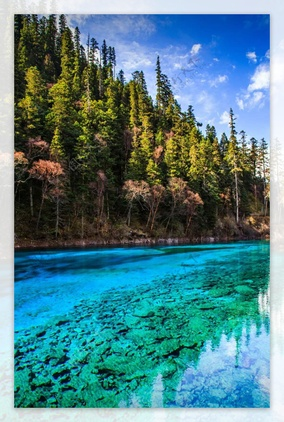
#> input picture cv/第七次作业/data/1.jpg, 284 x 422 px, shrunk from 1200 x 1780 before the run, found by its file name
$ jupyter execute 1.ipynb
#> lines starting #> are read from the running program, lines starting #| are printed output that depends on the picture; long printed decimals are rounded
[cell 1]
import cv2
import numpy as np
import matplotlib.pyplot as plt


img1 = cv2.imread('./data/1.jpg', cv2.IMREAD_GRAYSCALE)
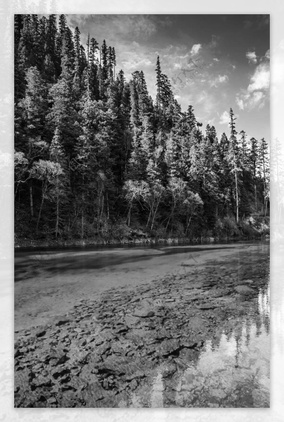
#> img1: shape (422, 284); min 0, max 255, mean 116.1
img2 = cv2.imread('./data/2.jpg', cv2.IMREAD_GRAYSCALE)
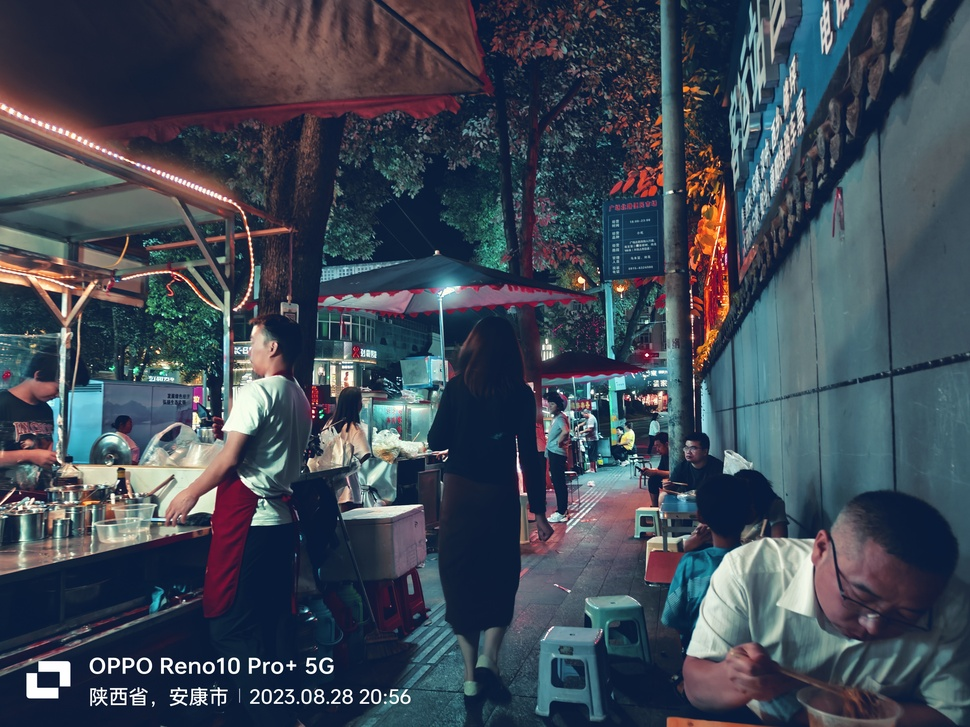
#> input picture cv/第六次作业/photos/2.jpg, 970 x 727 px, shrunk from 4096 x 3072 before the run, found by its file name
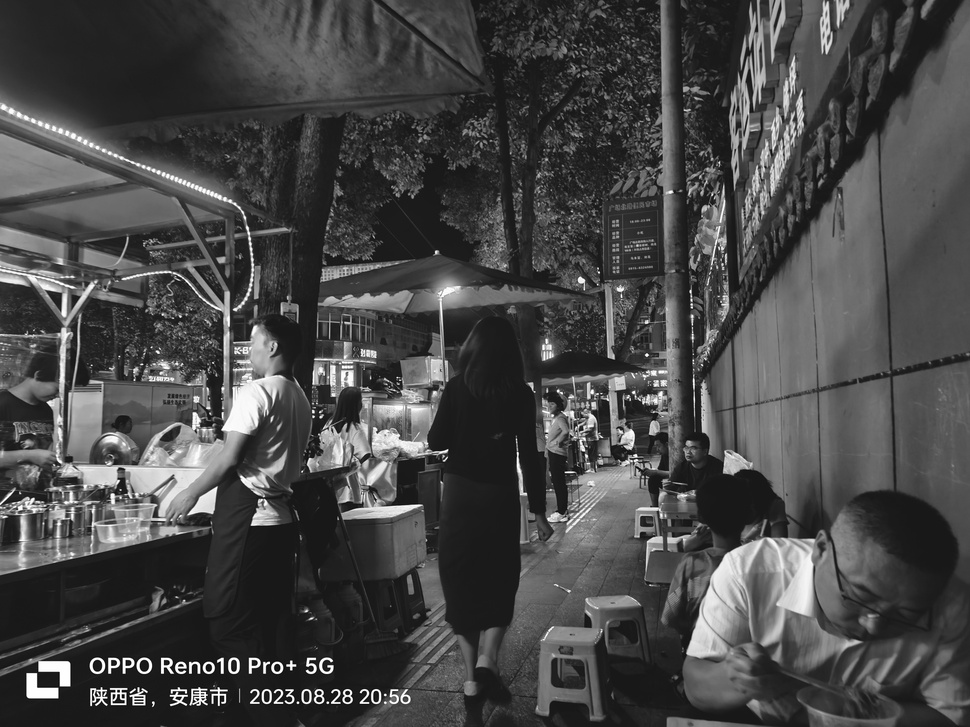
#> img2: shape (727, 970); min 0, max 255, mean 71.9

# 检测特征点并匹配
orb = cv2.ORB_create()
kp1, des1 = orb.detectAndCompute(img1, None)
#> kp1 = 499 keypoints; strongest (x, y, size): (234, 127, 31), (100, 65, 31), (241, 145, 31), (238, 145, 31)
kp2, des2 = orb.detectAndCompute(img2, None)
#> kp2 = 500 keypoints; strongest (x, y, size): (318, 693, 31), (376, 692, 31), (266, 692, 31), (208, 670, 31)

bf = cv2.BFMatcher(cv2.NORM_HAMMING, crossCheck=True)
matches = bf.match(des1, des2)
#> matches = 125 matches
matches = sorted(matches, key=lambda x: x.distance)

img_matches = cv2.drawMatches(img1, kp1, img2, kp2, matches[:20], None, flags=cv2.DrawMatchesFlags_NOT_DRAW_SINGLE_POINTS)
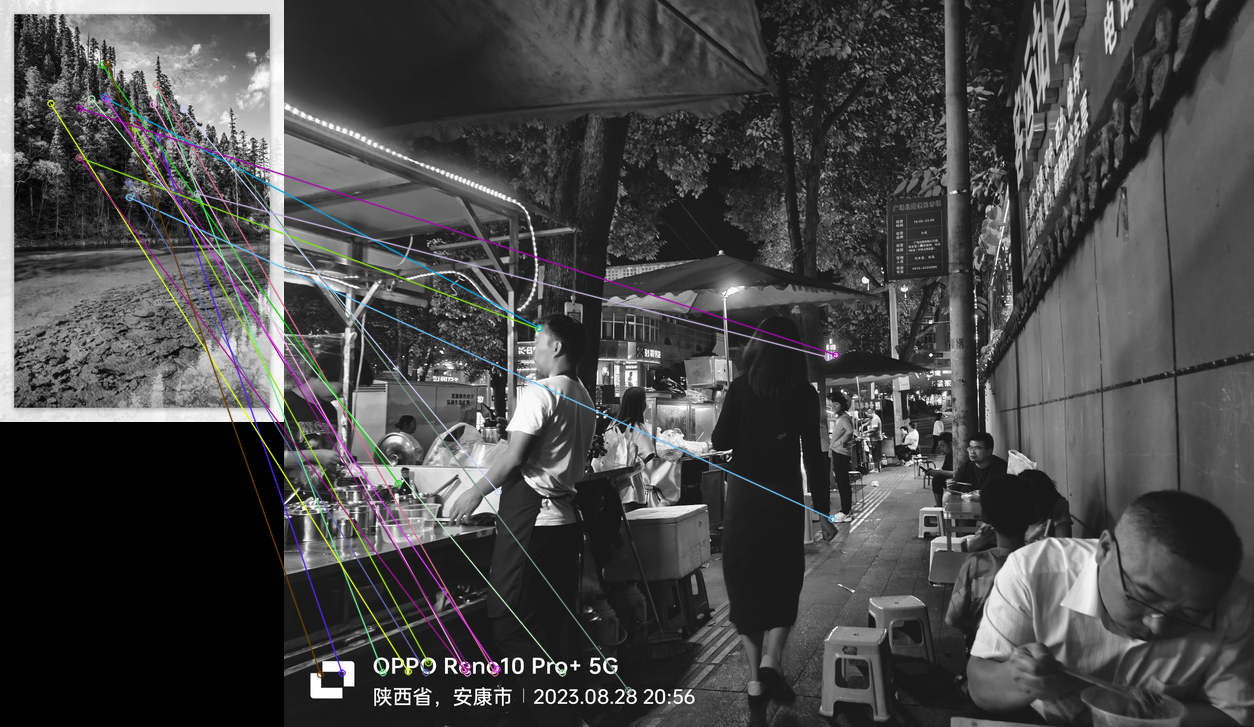
#> img_matches: shape (727, 1254, 3); mean of channels 0, 1, 2 72, 71.8, 72; drawn as B, G, R
plt.imshow(img_matches)
plt.title('Feature Matches')
plt.show()

# 提取匹配点
pts1 = np.float32([kp1[m.queryIdx].pt for m in matches]).reshape(-1, 1, 2)
#> pts1 = 125 rows, first 8: [153, 104], [128.2, 181.4], [138.2, 122.4], [156.8, 136.9], [155.5, 83.52], [156, 84], [50.4, 103.2], [240, 169]
pts2 = np.float32([kp2[m.trainIdx].pt for m in matches]).reshape(-1, 1, 2)
#> pts2 = 125 rows, first 8: [182.9, 672.5], [141.7, 672.2], [183.6, 666], [57.6, 672.5], [98.5, 672.2], [210.2, 672.5], [123.8, 671], [344, 690]

# 计算基础矩阵
F, mask = cv2.findFundamentalMat(pts1, pts2, cv2.FM_LMEDS)
#> F = [[1.59e-05, -5.24e-05, 0.00462], [0.000305, -0.000337, -0.00303], [-0.208, 0.238, 1]]; mask = 125 values, max 1 at index 0, min 0 at index 9, mean 0.744

# 计算本质矩阵

fx, fy = 1000, 1000
cx, cy = img1.shape[1] // 2, img1.shape[0] // 2
#> cx = 142; cy = 211

K = np.array([[fx, 0, cx], [0, fy, cy], [0, 0, 1]])
E = K.T @ F @ K
#> E = [[15.87, -52.41, -4.18], [305.3, -337.3, -30.85], [-141.8, 159.5, 14.54]]

# 从本质矩阵恢复相机姿态
_, R, t, mask_pose = cv2.recoverPose(E, pts1, pts2, K)
#> R = [[0.735, -0.678, 0.0101], [0.601, 0.657, 0.455], [-0.315, -0.328, 0.89]]; t = [-0.0742, -0.417, -0.906]; mask_pose = 125 values, max 255 at index 1, min 0 at index 0, mean 93.84

# 三角化重建
P1 = np.hstack((np.eye(3), np.zeros((3, 1))))
P2 = np.hstack((R, t))
#> P2 = [[0.735, -0.678, 0.0101, -0.0742], [0.601, 0.657, 0.455, -0.417], [-0.315, -0.328, 0.89, -0.906]]
P1 = K @ P1
P2 = K @ P2
#> P2 = [[690, -724.9, 136.5, -202.9], [534, 588.1, 643, -608], [-0.315, -0.328, 0.89, -0.906]]
points_4d = cv2.triangulatePoints(P1, P2, pts1, pts2)
points_3d = points_4d[:3] / points_4d[3]

# 绘制三维点
fig = plt.figure()
ax = fig.add_subplot(111, projection='3d')
ax.scatter(points_3d[0], points_3d[1], points_3d[2], c='r', marker='o')
plt.title('3D Reconstruction')
plt.show()
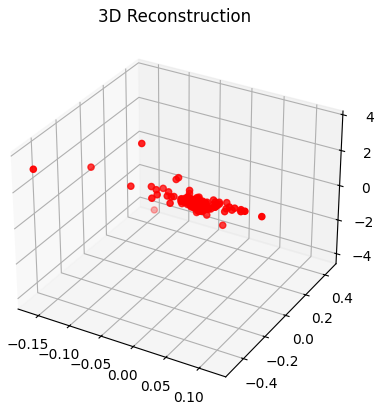
#> figure drawn by matplotlib, 1 panel

[cell 2]
import cv2
import numpy as np
from matplotlib import pyplot as plt
import os
import glob


file = './data/phtos'

# 棋盘格的角点数目（内角点，行和列）
chessboard_size = (9, 6)

# 每个棋盘格格子的实际大小（单位：毫米）
square_size = 15

# 准备棋盘格的3D点坐标
objp = np.zeros((chessboard_size[0] * chessboard_size[1], 3), np.float32)
objp[:, :2] = np.mgrid[0:chessboard_size[0], 0:chessboard_size[1]].T.reshape(-1, 2)
objp *= square_size

# 用于存储所有图片的3D点和2D点
objpoints = []  # 3D点
imgpoints = []  # 2D点

# 选择3张示例图像
images = glob.glob(os.path.join(file, '*.jpg'))

# 逐个处理图像，检测棋盘格角点
for filename in images:
    img_path = filename
    print(f"正在读取: {img_path}")
    img = cv2.imread(img_path)
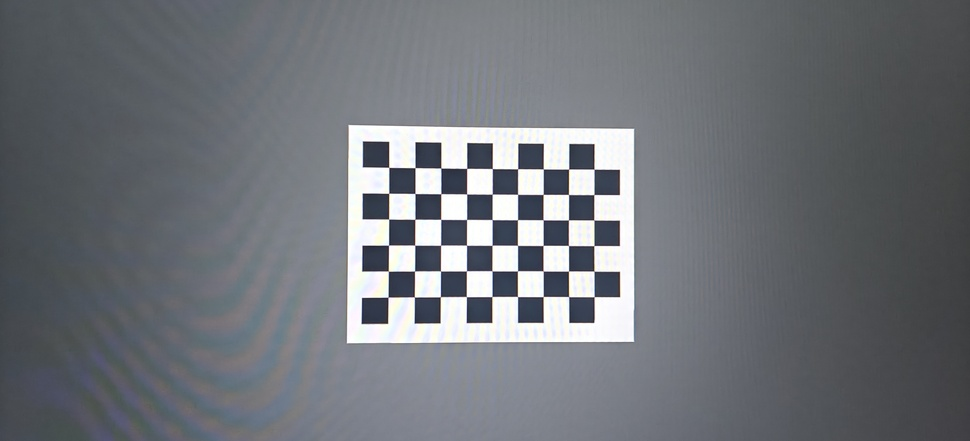
#> input picture cv/第十二次作业/data/phtos/IMG20251204200441.jpg, 970 x 441 px, shrunk from 4096 x 1864 before the run
#> img is the input picture: shape (441, 970, 3); mean B, G, R 120.2, 114.7, 111.2

    gray = cv2.cvtColor(img, cv2.COLOR_BGR2GRAY)

    # 寻找棋盘格角点
    ret, corners = cv2.findChessboardCorners(gray, chessboard_size, None)
#> ret = True; corners = 54 rows, first 8: [388.7, 167.4], [415, 167.6], [440.8, 168], [466.7, 168.4], [492.3, 168.5], [517.6, 168.7], [543.3, 168.9], [568.6, 169.1]

    if ret:
        # 精确化角点位置
        corners_refined = cv2.cornerSubPix(
            gray, corners, (11, 11), (-1, -1),
            criteria=(cv2.TERM_CRITERIA_EPS + cv2.TERM_CRITERIA_MAX_ITER, 30, 0.001)
        )
#> corners_refined = 54 rows, first 8: [388.7, 167.4], [415, 167.6], [440.8, 168], [466.7, 168.4], [492.3, 168.6], [517.6, 168.7], [543.3, 168.9], [568.6, 169.1]

        objpoints.append(objp)
        imgpoints.append(corners_refined)

        # 绘制角点
        img_corners = cv2.drawChessboardCorners(img.copy(), chessboard_size, corners_refined, ret)
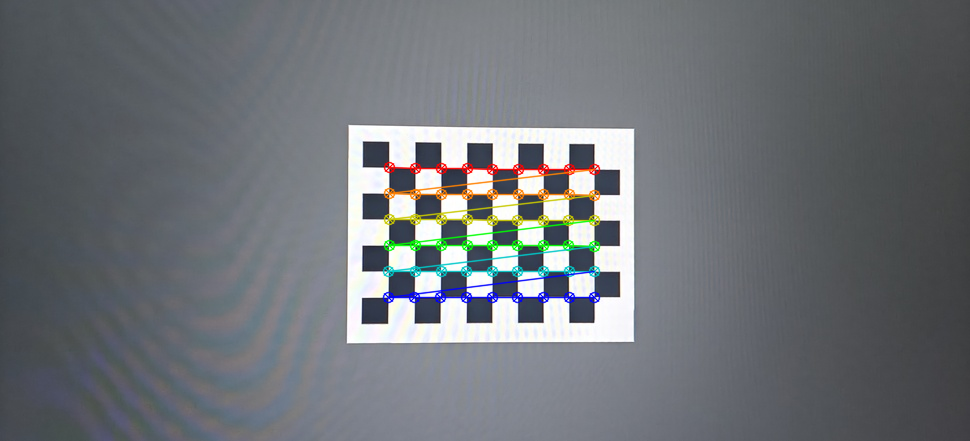
#> img_corners: shape (441, 970, 3); mean B, G, R 119, 114.4, 110.6

        # 显示结果
        plt.figure(figsize=(10, 8))
        plt.imshow(cv2.cvtColor(img_corners, cv2.COLOR_BGR2RGB))
        plt.title(f'棋盘格检测结果 - {filename}')
        plt.axis('off')
        plt.show()

        print(f"✓ {filename}: 成功检测到角点")
    else:
        print(f"✗ {filename}: 未检测到棋盘格角点")
#> pass 2 of the loop `for filename in images:`:
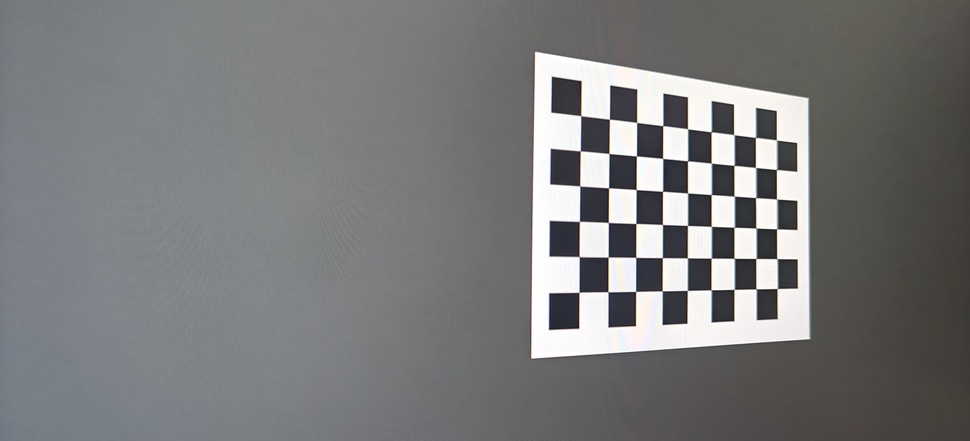
#> input picture cv/第十二次作业/data/phtos/IMG20251204200444.jpg, 970 x 441 px, shrunk from 4096 x 1864 before the run
#> img is the input picture: shape (441, 970, 3); mean B, G, R 123, 122.2, 121.5
#> corners = 54 rows, first 8: [580.7, 115.7], [609.4, 119.2], [636.6, 122.4], [662.7, 125.7], [687.5, 128.8], [711.1, 131.9], [733.7, 134.6], [755.4, 137.5]
#> corners_refined = 54 rows, first 8: [580.7, 115.7], [609.4, 119.2], [636.6, 122.4], [662.8, 125.6], [687.6, 128.7], [711.2, 131.8], [733.8, 134.6], [755.5, 137.4]
#> `img_corners = cv2.drawChessboardCorners(img.copy(), chessboard_size, c..`:
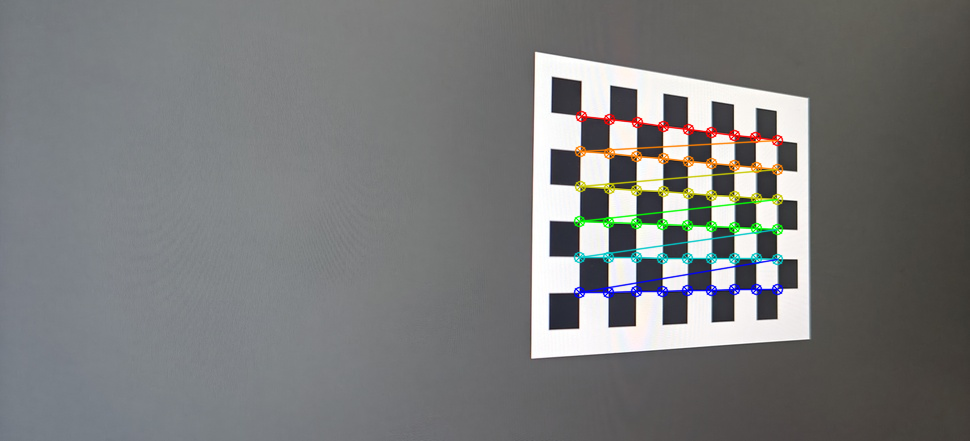
#> img_corners: shape (441, 970, 3); mean B, G, R 122, 122, 121
#> pass 3 of the loop `for filename in images:`:
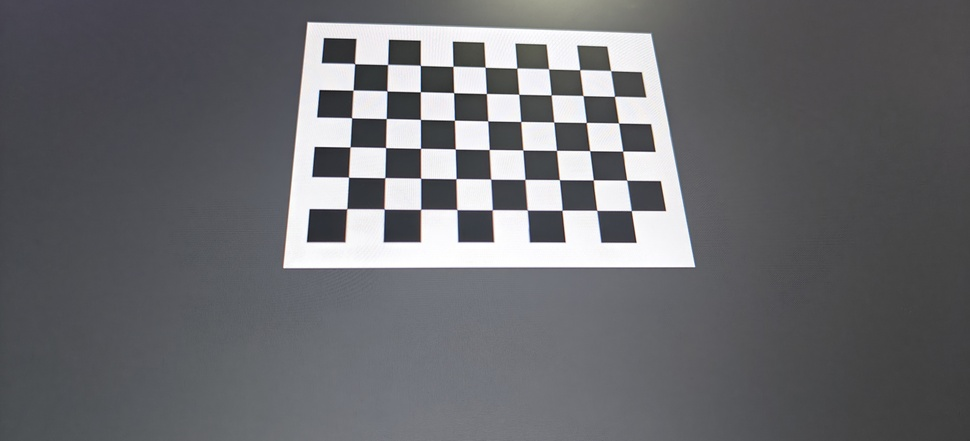
#> input picture cv/第十二次作业/data/phtos/IMG20251204200447.jpg, 970 x 441 px, shrunk from 4096 x 1864 before the run
#> img is the input picture: shape (441, 970, 3); mean B, G, R 110.2, 106.5, 106
#> corners = 54 rows, first 8: [354.7, 63.73], [387.6, 64.47], [420.4, 65.42], [452.9, 66.33], [485.1, 67.2], [516.7, 68.12], [548.6, 68.83], [579.6, 69.69]
#> corners_refined = 54 rows, first 8: [354.6, 63.59], [387.6, 64.43], [420.3, 65.35], [452.9, 66.3], [485.1, 67.18], [516.8, 68.08], [548.6, 68.81], [579.7, 69.65]
#> `img_corners = cv2.drawChessboardCorners(img.copy(), chessboard_size, c..`:
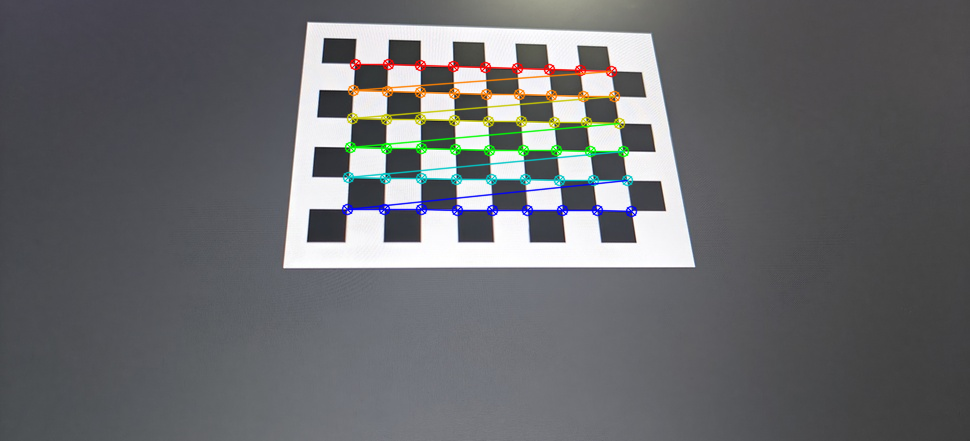
#> img_corners: shape (441, 970, 3); mean B, G, R 108.9, 106.2, 105.2

# 获取图像尺寸
image_size = gray.shape[::-1]
#> image_size = (970, 441)

# 定义函数计算重投影误差
def calculate_reprojection_error(objpoints, imgpoints, rvecs, tvecs, mtx, dist, fisheye_flag=False):
    total_error = 0
    all_errors = []
    for i in range(len(objpoints)):
        if not fisheye_flag:
            imgpoints_proj, _ = cv2.projectPoints(objpoints[i], rvecs[i], tvecs[i], mtx, dist)
        else:
            imgpoints_proj, _ = cv2.fisheye.projectPoints(objpoints[i], rvecs[i], tvecs[i], mtx, dist)
        error = cv2.norm(imgpoints[i], imgpoints_proj, cv2.NORM_L2) / len(imgpoints_proj)
        total_error += error
        all_errors.append(error)
    mean_error = total_error / len(objpoints)
    median_error = np.median(all_errors)
    return mean_error, median_error

print("\n" + "="*60)
print("1. OPENCV完整模型标定")
print("="*60)
ret, mtx_opencv, dist_opencv, rvecs_opencv, tvecs_opencv = cv2.calibrateCamera(
    objpoints, imgpoints, image_size, None, None,
    flags=cv2.CALIB_RATIONAL_MODEL
)
#> ret = 0.102; mtx_opencv = [[696.7, 0, 490.8], [0, 696, 222.4], [0, 0, 1]]; rvecs_opencv = ([-0.0199, -0.0583, 0.00332], [-0.0385, -0.48, 0.0231], [-0.462, -0.105, -0.0205]); tvecs_opencv = ([-59.06, -31.86, 406], [38.2, -45.43, 298.9], [-62.35, -72.71, 321.7])
mean_error, median_error = calculate_reprojection_error(objpoints, imgpoints, rvecs_opencv, tvecs_opencv, mtx_opencv, dist_opencv)
#> the loop in calculate_reprojection_error, `for i in range(len(objpoints)):` made 3 passes
#> (error, total_error) on passes 1 to 3: (0.0132, 0.0132), (0.0141, 0.0273), (0.0142, 0.0416)
#> after the loop in calculate_reprojection_error, `for i in range(len(objpoints)):`: all_errors = [0.0132, 0.0141, 0.0142]; total_error = 0.0416
#> in calculate_reprojection_error, `mean_error = total_error / len(objpoints)`: mean_error = 0.0139
#> in calculate_reprojection_error, `median_error = np.median(all_errors)`: median_error = 0.0141
#> mean_error = 0.0139; median_error = 0.0141
print(f"图像数目: {len(objpoints)}")
#| 图像数目: 3
print(f"焦距 fx: {mtx_opencv[0, 0]:.2f}")
#| 焦距 fx: 696.66
print(f"焦距 fy: {mtx_opencv[1, 1]:.2f}")
#| 焦距 fy: 695.96
print(f"主点 cx: {mtx_opencv[0, 2]:.2f}")
#| 主点 cx: 490.84
print(f"主点 cy: {mtx_opencv[1, 2]:.2f}")
#| 主点 cy: 222.42
print(f"径向畸变: k1={dist_opencv[0][0]:.6f}, k2={dist_opencv[0][1]:.6f}")
#| 径向畸变: k1=-3.795, k2=106.092
print(f"切向畸变: p1={dist_opencv[0][2]:.6f}, p2={dist_opencv[0][3]:.6f}")
#| 切向畸变: p1=-0.001178, p2=-0.00013
print(f"三维点数: {len(objpoints) * len(objp)}")
#| 三维点数: 162
print(f"误差中值: {median_error:.4f}")
#| 误差中值: 0.0141
print(f"误差均值: {mean_error:.4f}")
#| 误差均值: 0.0139

print("\n" + "="*60)
print("2. 普通手机参数模型标定（焦距、主点、径向畸变和切向畸变参数）")
print("="*60)
ret, mtx_phone, dist_phone, rvecs_phone, tvecs_phone = cv2.calibrateCamera(
    objpoints, imgpoints, image_size, None, None,
    flags=cv2.CALIB_FIX_K3
)
#> ret = 0.155; mtx_phone = [[677.5, 0, 487.2], [0, 676.2, 228.1], [0, 0, 1]]; dist_phone = [[0.122, -0.52, -0.000813, -0.00128, 0]]; rvecs_phone = ([-0.0215, -0.0554, 0.00302], [-0.0327, -0.476, 0.0205], [-0.45, -0.0992, -0.0195]); tvecs_phone = ([-56.94, -35.16, 393.8], [39.69, -47.84, 288.9], [-60.66, -75.41, 312])
mean_error, median_error = calculate_reprojection_error(objpoints, imgpoints, rvecs_phone, tvecs_phone, mtx_phone, dist_phone)
#> the loop in calculate_reprojection_error (call 2), `for i in range(len(objpoints)):` made 3 passes
#> (error, total_error) on passes 1 to 3: (0.0153, 0.0153), (0.0261, 0.0414), (0.0204, 0.0618)
#> mean_error = 0.0206; median_error = 0.0204
print(f"图像数目: {len(objpoints)}")
#| 图像数目: 3
print(f"焦距 fx: {mtx_phone[0, 0]:.2f}")
#| 焦距 fx: 677.52
print(f"焦距 fy: {mtx_phone[1, 1]:.2f}")
#| 焦距 fy: 676.25
print(f"主点 cx: {mtx_phone[0, 2]:.2f}")
#| 主点 cx: 487.19
print(f"主点 cy: {mtx_phone[1, 2]:.2f}")
#| 主点 cy: 228.10
print(f"径向畸变: k1={dist_phone[0][0]:.6f}, k2={dist_phone[0][1]:.6f}")
#| 径向畸变: k1=0.1216, k2=-0.52
print(f"切向畸变: p1={dist_phone[0][2]:.6f}, p2={dist_phone[0][3]:.6f}")
#| 切向畸变: p1=-0.000813, p2=-0.001277
print(f"三维点数: {len(objpoints) * len(objp)}")
#| 三维点数: 162
print(f"误差中值: {median_error:.4f}")
#| 误差中值: 0.0204
print(f"误差均值: {mean_error:.4f}")
#| 误差均值: 0.0206

print("\n" + "="*60)
print("3. 鱼眼相机模型标定")
print("="*60)
objpoints_fisheye = [np.array(objp, dtype=np.float32).reshape(-1, 1, 3) for objp in objpoints]
#> objpoints_fisheye = 3 items
imgpoints_fisheye = [np.array(imgp, dtype=np.float32).reshape(-1, 1, 2) for imgp in imgpoints]
#> imgpoints_fisheye = 3 items
K = np.zeros((3, 3))
D = np.zeros((4, 1))
flags = cv2.fisheye.CALIB_RECOMPUTE_EXTRINSIC + cv2.fisheye.CALIB_FIX_SKEW
rms, K, D, rvecs_fisheye, tvecs_fisheye = cv2.fisheye.calibrate(
    objpoints_fisheye, imgpoints_fisheye, image_size, K, D, flags=flags,
    criteria=(cv2.TERM_CRITERIA_EPS + cv2.TERM_CRITERIA_MAX_ITER, 100, 1e-6)
)
#> rms = 0.103; K = [[693.6, 0, 490.7], [0, 692.9, 224.6], [0, 0, 1]]; D = [0.706, -3.9, 12.52, -2.51]; rvecs_fisheye = ([-0.0182, -0.0585, 0.00321], [-0.0349, -0.48, 0.0219], [-0.459, -0.105, -0.0206]); tvecs_fisheye = ([-58.97, -33.13, 404.3], [38.25, -46.36, 297.6], [-62.29, -73.73, 320.3])
mean_error, median_error = calculate_reprojection_error(objpoints_fisheye, imgpoints_fisheye, rvecs_fisheye, tvecs_fisheye, K, D, True)
#> mean_error = 0.014; median_error = 0.0143
print(f"图像数目: {len(objpoints)}")
#| 图像数目: 3
print(f"焦距 fx: {K[0, 0]:.2f}")
#| 焦距 fx: 693.58
print(f"焦距 fy: {K[1, 1]:.2f}")
#| 焦距 fy: 692.89
print(f"主点 cx: {K[0, 2]:.2f}")
#| 主点 cx: 490.70
print(f"主点 cy: {K[1, 2]:.2f}")
#| 主点 cy: 224.60
print(f"径向畸变: k1={D[0][0]:.6f}, k2={D[1][0]:.6f}")
#| 径向畸变: k1=0.7056, k2=-3.898
print(f"切向畸变: k3={D[2][0]:.6f}, k4={D[3][0]:.6f}")
#| 切向畸变: k3=12.521, k4=-2.508
print(f"三维点数: {len(objpoints) * len(objp)}")
#| 三维点数: 162
print(f"误差中值: {median_error:.4f}")
#| 误差中值: 0.0143
print(f"误差均值: {mean_error:.4f}")
#| 误差均值: 0.0140
